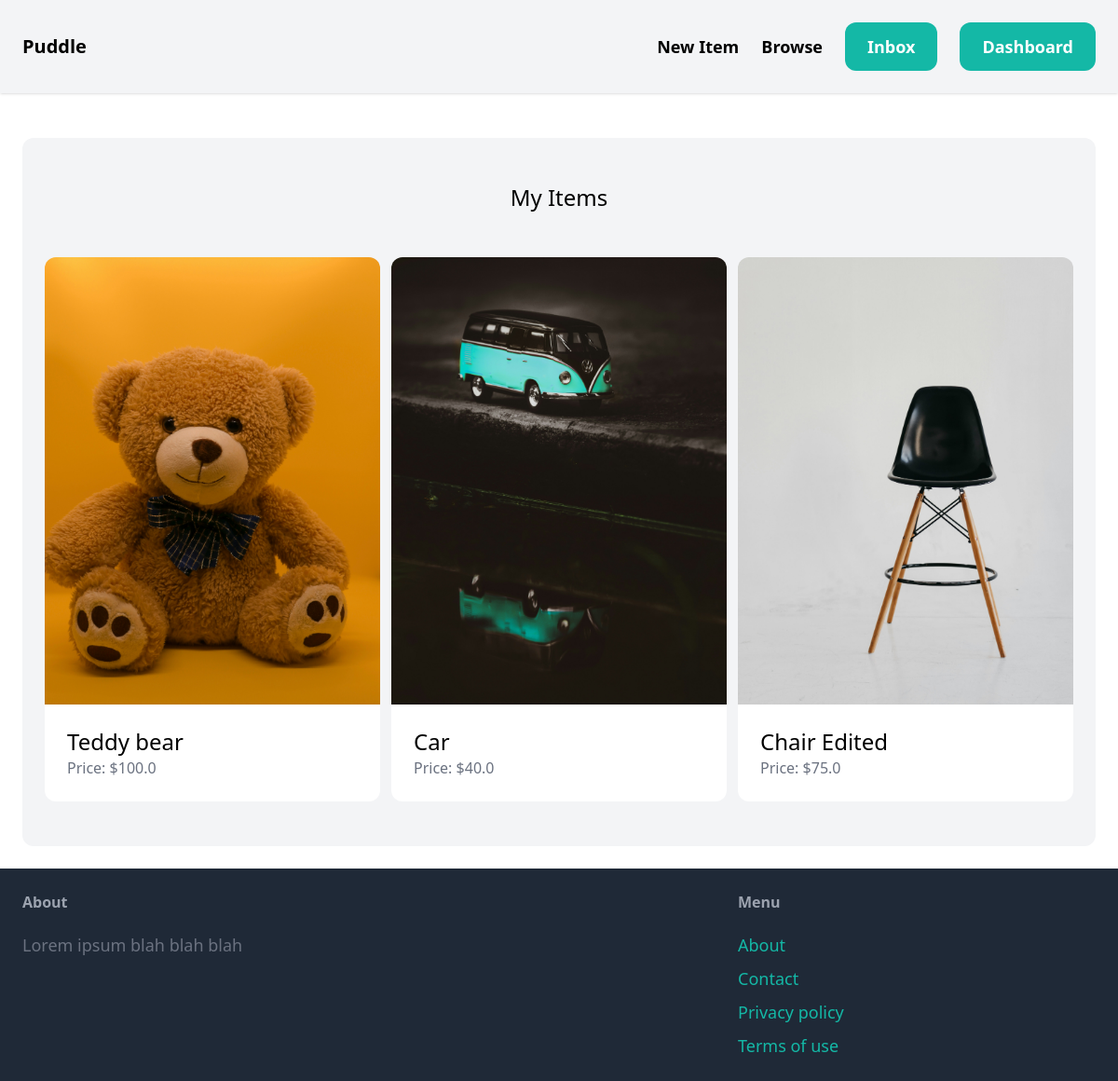
The page /dashboard/ (signed in) on the database its author committed.
### item/models.py (models this page shows, shortened)
class Item(models.Model):
    category = models.ForeignKey(Category, related_name='items', on_delete=models.CASCADE)
    name = models.CharField(max_length=255)
    description = models.TextField(blank=True, null=True)
    price = models.FloatField()
    image = models.ImageField(upload_to='item_images', blank=True, null=True)
    is_sold = models.BooleanField(default=False)
    created_by = models.ForeignKey(User, related_name='items', on_delete=models.CASCADE)
    created_at = models.DateTimeField(auto_now_add=True)

### dashboard/views.py (the view)
# urls.py: path('', views.index, name='index'),
@login_required
def index(request):
    items = Item.objects.filter(created_by=request.user)
    return render(request, 'dashboard/index.html', {
        'items': items,
    })

### dashboard/templates/dashboard/index.html (shortened to what this page needs)
{% extends 'core/base.html' %}
{% block content%}
<div class="mt-6 px-6 py-12 bg-gray-100 rounded-xl">
    <h2 class="mb-12 text-2xl text-center">My Items</h2>
    <div class="grid grid-cols-3 gap-3">
        {% for item in items %}
            <div>
                <a href="{% url 'item:detail' item.id %}" target="_blank">
                    <div >
                        <img src="{{ item.image.url }}" class="rounded-t-xl">
                    </div>
                    <div class="p-6 bg-white rounded-b-xl">
                        <h2 class="text-2xl">{{ item.name }}</h2>
                        <p class="text-gray-500">Price: ${{ item.price }}</p>
                    </div>
                </a>
            </div>
        {% endfor %}
    </div>
</div>
{% endblock %}

### rows shown on the page
Item: image (picture), name "Teddy bear", price "100.0"
Item: image (picture), name "Car", price "40.0"
Item: image (picture), name "Chair Edited", price "75.0"
